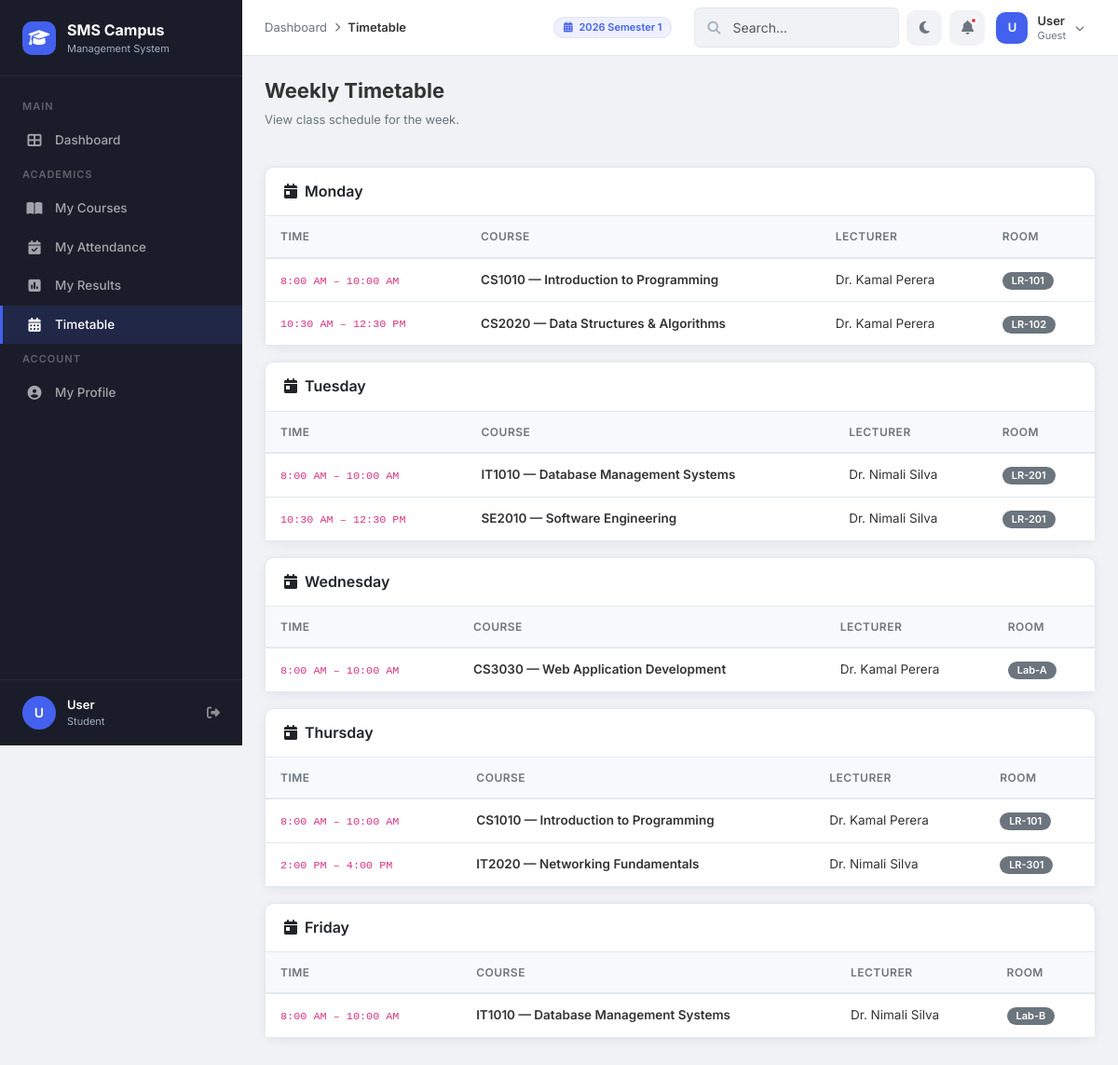
Screenshot of /modules/timetable/index.php with the database file from the repository.
### tables this page shows
CREATE TABLE IF NOT EXISTS `academic_periods` (
    `period_id`  INT(11)      NOT NULL AUTO_INCREMENT,
    `name`       VARCHAR(100) NOT NULL,
    `start_date` DATE         NOT NULL,
    `end_date`   DATE         NOT NULL,
    `is_current` TINYINT(1)   NOT NULL DEFAULT 0,
    PRIMARY KEY (`period_id`)
);

CREATE TABLE IF NOT EXISTS `timetable` (
    `slot_id`      INT(11)      NOT NULL AUTO_INCREMENT,
    `course_id`    INT(11)      NOT NULL,
    `lecturer_id`  INT(11)      NOT NULL,
    `day_of_week`  ENUM('Monday','Tuesday','Wednesday','Thursday','Friday','Saturday') NOT NULL,
    `start_time`   TIME         NOT NULL,
    `end_time`     TIME         NOT NULL,
    `room`         VARCHAR(50)  DEFAULT NULL,
    PRIMARY KEY (`slot_id`),
    CONSTRAINT `fk_tt_course`   FOREIGN KEY (`course_id`)   REFERENCES `courses`   (`course_id`)   ON DELETE CASCADE,
    CONSTRAINT `fk_tt_lecturer` FOREIGN KEY (`lecturer_id`) REFERENCES `lecturers` (`lecturer_id`) ON DELETE CASCADE
);

CREATE TABLE IF NOT EXISTS `courses` (
    `course_id`   INT(11)      NOT NULL AUTO_INCREMENT,
    `course_code` VARCHAR(20)  NOT NULL,
    `course_name` VARCHAR(150) NOT NULL,
    `credits`     INT(11)      NOT NULL DEFAULT 3,
    `created_at`  TIMESTAMP    NOT NULL DEFAULT CURRENT_TIMESTAMP,
    PRIMARY KEY (`course_id`),
    UNIQUE KEY `uk_courses_code` (`course_code`)
);

CREATE TABLE IF NOT EXISTS `users` (
    `id`         INT(11)      NOT NULL AUTO_INCREMENT,
    `full_name`  VARCHAR(100) NOT NULL,
    `email`      VARCHAR(100) NOT NULL,
    `password`   VARCHAR(255) NOT NULL,
    `role`       ENUM('admin','lecturer','student') NOT NULL DEFAULT 'student',
    `created_at` TIMESTAMP    NOT NULL DEFAULT CURRENT_TIMESTAMP,
    PRIMARY KEY (`id`),
    UNIQUE KEY `uk_users_email` (`email`)
);

### includes/helpers.php (called while the page is built, shortened)
<?php
function e($value) {
    return htmlspecialchars($value ?? '', ENT_QUOTES, 'UTF-8');
}
?>

### modules/timetable/index.php (the view, shortened to what this page needs)
<?php
require_once '../../includes/helpers.php';
require_once '../../config/db.php';
$role = $_SESSION['role'];
$days = ['Monday','Tuesday','Wednesday','Thursday','Friday','Saturday'];
if ($role === 'student') {
    $stmt = $pdo->prepare("
        SELECT t.*, c.course_code, c.course_name, u.full_name as lecturer_name
        FROM timetable t
        JOIN courses c ON t.course_id = c.course_id
        JOIN lecturers l ON t.lecturer_id = l.lecturer_id
        JOIN users u ON l.user_id = u.id
        JOIN enrollments e ON e.course_id = c.course_id
        JOIN students s ON s.student_id = e.student_id AND s.user_id = ?
        ORDER BY FIELD(t.day_of_week, 'Monday','Tuesday','Wednesday','Thursday','Friday','Saturday'), t.start_time
    ");
    $stmt->execute([$_SESSION['user_id']]);
} else {
    $stmt = $pdo->query("
        SELECT t.*, c.course_code, c.course_name, u.full_name as lecturer_name
        FROM timetable t
        JOIN courses c ON t.course_id = c.course_id
        JOIN lecturers l ON t.lecturer_id = l.lecturer_id
        JOIN users u ON l.user_id = u.id
        ORDER BY FIELD(t.day_of_week, 'Monday','Tuesday','Wednesday','Thursday','Friday','Saturday'), t.start_time
    ");
}
$slots = $stmt->fetchAll();
$byDay = [];
foreach ($days as $d) $byDay[$d] = [];
foreach ($slots as $s) { $byDay[$s['day_of_week']][] = $s; }
$dashUrl = $role === 'admin' ? '../../dashboards/admin_dashboard.php' : ($role === 'lecturer' ? '../../dashboards/lecturer_dashboard.php' : '../../dashboards/student_dashboard.php');
$breadcrumbs = [['label' => 'Dashboard', 'url' => $dashUrl], ['label' => 'Timetable']];
require_once '../../includes/header.php';
?>
<div class="page-header">
    <div><h1>Weekly Timetable</h1><p>View class schedule for the week.</p></div>
</div>
<?php foreach ($days as $day): ?>
<?php if (!empty($byDay[$day])): ?>
<div class="card mb-3">
    <div class="card-header"><h6 class="mb-0"><i class="fas fa-calendar-day me-2"></i><?php echo $day; ?></h6></div>
    <div class="table-responsive">
        <table class="table table-hover mb-0">
            <thead><tr><th>Time</th><th>Course</th><th>Lecturer</th><th>Room</th><?php if ($role === 'admin'): ?><th class="text-end">Action</th><?php endif; ?></tr></thead>
            <tbody>
                <?php foreach ($byDay[$day] as $s): ?>
                <tr>
                    <td><code><?php echo date('g:i A', strtotime($s['start_time'])); ?> – <?php echo date('g:i A', strtotime($s['end_time'])); ?></code></td>
                    <td class="fw-600"><?php echo e($s['course_code'] . ' — ' . $s['course_name']); ?></td>
                    <td><?php echo e($s['lecturer_name']); ?></td>
                    <td><span class="badge bg-secondary"><?php echo e($s['room'] ?: '—'); ?></span></td>
                </tr>
                <?php endforeach; ?>
            </tbody>
        </table>
    </div>
</div>
<?php endif; ?>
<?php endforeach; ?>
<?php require_once '../../includes/footer.php'; ?>

### includes/header.php (shortened to what this page needs)
<?php
if (!isset($hideSearch))   $hideSearch  = false;
if (!isset($isLoginPage)) $isLoginPage = false;
$_scriptPath = $_SERVER['SCRIPT_NAME'];
if (strpos($_scriptPath, '/dashboards/') !== false) {
    $assetBase = '../assets/';
} elseif (strpos($_scriptPath, '/modules/') !== false) {
    $assetBase = '../../assets/';
} else {
    $assetBase = 'assets/';
}
if (strpos($_scriptPath, '/dashboards/') !== false) {
    $includeBase = '../includes/';
} elseif (strpos($_scriptPath, '/modules/') !== false) {
    $includeBase = '../../includes/';
} else {
    $includeBase = 'includes/';
}
$userName   = $_SESSION['full_name'] ?? 'User';
$userRole   = $_SESSION['role'] ?? 'guest';
$nameParts  = explode(' ', $userName);
$_initials  = strtoupper(substr($nameParts[0], 0, 1));
?>
<!DOCTYPE html>
<html lang="en">
<head>
    <link href="https://cdn.jsdelivr.net/npm/bootstrap@5.3.3/dist/css/bootstrap.min.css" rel="stylesheet">
    <link href="https://cdnjs.cloudflare.com/ajax/libs/font-awesome/6.5.1/css/all.min.css" rel="stylesheet">
    <link href="<?php echo $assetBase; ?>css/style.css" rel="stylesheet">
</head>
<body class="<?php echo $isLoginPage ? 'login-body' : ''; ?>">
<?php if (!$isLoginPage): ?>
    <?php require_once $includeBase . 'sidebar.php'; ?>
    <header class="topbar">
        <div class="topbar-left">
            <?php if (!empty($breadcrumbs)): ?>
            <div class="breadcrumb-nav">
                <?php foreach ($breadcrumbs as $i => $crumb): ?>
                    <?php if ($i > 0): ?><span class="separator"><i class="fas fa-chevron-right"></i></span><?php endif; ?>
                    <?php if (isset($crumb['url'])): ?>
                        <a href="<?php echo $crumb['url']; ?>"><?php echo htmlspecialchars($crumb['label']); ?></a>
                    <?php else: ?>
                        <span class="current"><?php echo htmlspecialchars($crumb['label']); ?></span>
                    <?php endif; ?>
                <?php endforeach; ?>
            </div>
            <?php endif; ?>
        </div>
        <div class="topbar-right">
            <div class="d-none d-md-flex align-items-center me-3" style="font-size: 13px;">
                <?php
                $currentPeriodName = 'No Active Period';
                if (isset($pdo)) {
                    try {
                        $cpStmt = $pdo->query("SELECT name FROM academic_periods WHERE is_current = 1 LIMIT 1");
                        if ($cp = $cpStmt->fetch()) {
                            $currentPeriodName = $cp['name'];
                        }
                    } catch (PDOException $e) {}
                }
                ?>
                <span class="badge" style="background:var(--primary-light); color:var(--primary); padding: 5px 10px; border: 1px solid rgba(0,0,0,0.05);"><i class="fas fa-calendar-alt me-1"></i> <?php echo htmlspecialchars($currentPeriodName); ?></span>
            </div>
            <?php if (!$hideSearch): ?>
            <div class="search-box d-none d-md-block" style="width:220px;">
                <i class="fas fa-search"></i>
                <input type="text" class="form-control form-control-sm" placeholder="Search...">
            </div>
            <?php endif; ?>
            <button class="topbar-icon-btn" id="darkModeToggle" title="Toggle Dark Mode">
                <i class="fas fa-moon"></i>
            </button>
            <button class="topbar-icon-btn" title="Notifications">
                <i class="fas fa-bell"></i>
                <span class="notification-dot"></span>
            </button>
            <div class="dropdown">
                <div class="user-dropdown" data-bs-toggle="dropdown" aria-expanded="false">
                    <div class="avatar-sm"><?php echo $_initials; ?></div>
                    <div class="user-meta d-none d-sm-block">
                        <div class="name"><?php echo htmlspecialchars($userName); ?></div>
                        <div class="role"><?php echo ucfirst($userRole); ?></div>
                    </div>
                    <i class="fas fa-chevron-down" style="font-size:10px; color:var(--text-muted);"></i>
                </div>
            </div>
        </div>
    </header>
    <main class="main-content">
<?php endif; ?>

### rows the page displays
academic_periods: name "2026 Semester 1"
timetable: start_time "8:00 AM", end_time "10:00 AM", course.course_name "CS1010 — Introduction to Programming", users.full_name "Dr. Kamal Perera", room "LR-101"
timetable: start_time "10:30 AM", end_time "12:30 PM", course.course_name "CS2020 — Data Structures & Algorithms", users.full_name "Dr. Kamal Perera", room "LR-102"
timetable: start_time "8:00 AM", end_time "10:00 AM", course.course_name "IT1010 — Database Management Systems", users.full_name "Dr. Nimali Silva", room "LR-201"
timetable: start_time "10:30 AM", end_time "12:30 PM", course.course_name "SE2010 — Software Engineering", users.full_name "Dr. Nimali Silva", room "LR-201"
timetable: start_time "8:00 AM", end_time "10:00 AM", course.course_name "CS3030 — Web Application Development", users.full_name "Dr. Kamal Perera", room "Lab-A"
timetable: start_time "8:00 AM", end_time "10:00 AM", course.course_name "CS1010 — Introduction to Programming", users.full_name "Dr. Kamal Perera", room "LR-101"
timetable: start_time "2:00 PM", end_time "4:00 PM", course.course_name "IT2020 — Networking Fundamentals", users.full_name "Dr. Nimali Silva", room "LR-301"
timetable: start_time "8:00 AM", end_time "10:00 AM", course.course_name "IT1010 — Database Management Systems", users.full_name "Dr. Nimali Silva", room "Lab-B"

### other values shown
$initials "U"
$userName "User"
$role "Student"
$crumb['label'] "Dashboard"
$crumb['label'] "Timetable"
$_initials "U"
$userRole "Guest"
$day "Monday"
$day "Tuesday"
$day "Wednesday"
$day "Thursday"
$day "Friday"
